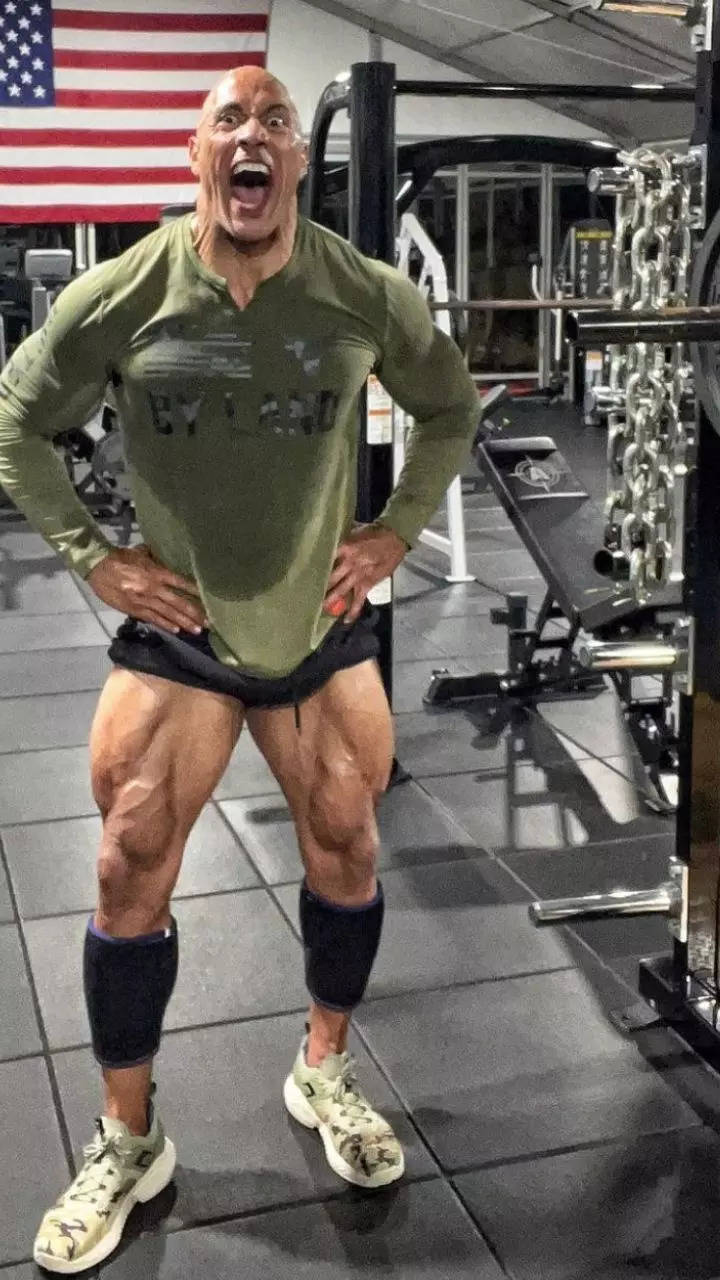
#> input picture vision/the_rock.jpeg, 720 x 1280 px
$ python resize.py
#> lines starting #> are read from the running program, lines starting #| are printed output that depends on the picture
from PIL import Image

def resize_and_pad(image_path, output_path, size):
    # Open the image
#> called with image_path = 'the_rock.jpeg', output_path = 'the_rock_resized.jpeg', size = 300
    original_image = Image.open(image_path)
#> original_image is the input picture: PIL image 720x1280 RGB; mean R, G, B 108.5, 100.9, 94.6

    # Resize the image while maintaining its aspect ratio
    original_width, original_height = original_image.size
#> original_width = 720; original_height = 1280
    new_size = (size, size)
    original_image.thumbnail(new_size)
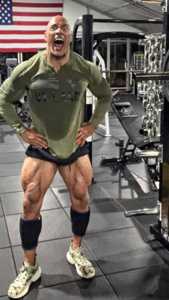
#> original_image: PIL image 169x300 RGB; mean R, G, B 108.7, 101, 94.8

    # Create a new blank image with the desired size
    padded_image = Image.new("RGB", new_size, (255, 255, 255))
#> padded_image: PIL image 300x300 RGB; every value is 255

    # Calculate the position to paste the resized image
    x_offset = (new_size[0] - original_image.width) // 2
#> x_offset = 65
    y_offset = (new_size[1] - original_image.height) // 2
#> y_offset = 0

    # Paste the resized image onto the blank image
    padded_image.paste(original_image, (x_offset, y_offset))
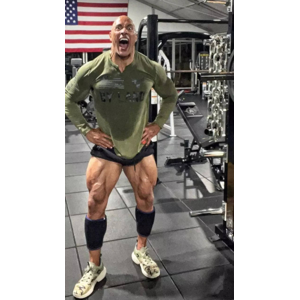
#> padded_image: PIL image 300x300 RGB; mean R, G, B 172.6, 168.2, 164.7

    # Save the result
    padded_image.save(output_path)

if __name__ == "__main__":
    # Example usage
    input_image_path = "the_rock.jpeg"
    output_image_path = "the_rock_resized.jpeg"
    target_size = 300  # Adjust this to your desired square size

    resize_and_pad(input_image_path, output_image_path, target_size)
